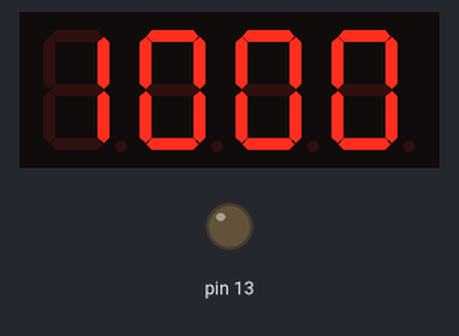
Simulated run of this sketch. Board: Arduino Uno, built with avr-gcc and run on an emulated ATmega328P. Parts: 4-digit seven-segment display, output pins drawn as LEDs (lit = HIGH). Wiring (inferred from the names in the program): 4-digit 7-segment display, segments lit when HIGH: segments pin 1, pin 2, pin 3, pin 4, pin 5, pin 6, pin 7; digit selects pin 8, pin 9, pin 10, pin 11. The segment pins are drawn as the display they are named for; pins used as bus, display or sensor lines are not drawn.

Above: at 0.1 s.
At 5.2 s:
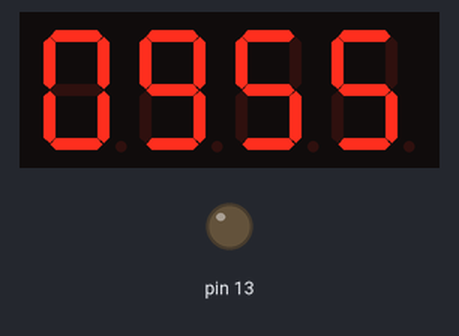
At 10.3 s:
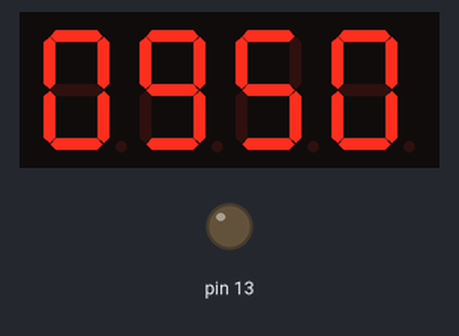
At 19.4 s:
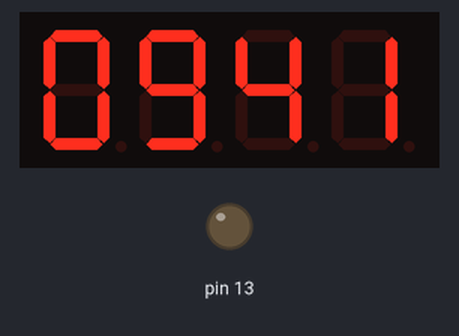
At 28.6 s:
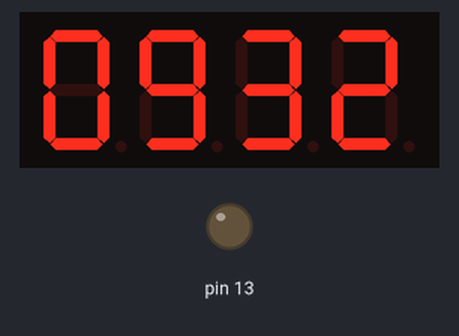
At 38.8 s:
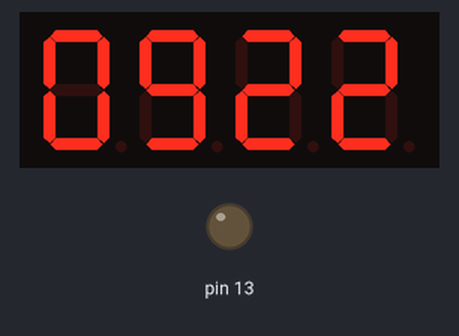

Measured:
- what the display in image 0 shows lasts 1.1 s, from 0.0 s to 1.1 s

The sketch:

version6.ino
```cpp
int mins = 10;
int secs = 0;

int a = 1;
int b = 2;
int c = 3;
int d = 4;
int e = 5;
int f = 6;
int g = 7;

int c1 = 8;
int c2 = 9;
int c3 = 10;
int c4 = 11;

int numToWrite, n1, n2, n3, n4;
unsigned long lastTime;

void setup() {
  // put your setup code here, to run once:
  pinMode ( a, OUTPUT);
  pinMode ( b, OUTPUT);
  pinMode ( c, OUTPUT);
  pinMode ( d, OUTPUT);
  pinMode ( e, OUTPUT);
  pinMode ( f, OUTPUT);
  pinMode ( g, OUTPUT);
  pinMode ( c1, OUTPUT);
  pinMode ( c2, OUTPUT);
  pinMode ( c3, OUTPUT);
  pinMode ( c4, OUTPUT);
  pinMode ( 13, OUTPUT);
  digitalWrite( 13 , LOW);
  digitalWrite( c1 , HIGH);
  digitalWrite( c2 , HIGH);
  digitalWrite( c3 , HIGH);
  digitalWrite( c4 , HIGH);
}

void loop() {
  // Counter
  if ((mins == 0) && (secs == 0))
  {
    digitalWrite( c1 , LOW);
    digitalWrite( c2 , LOW);
    digitalWrite( c3 , LOW);
    digitalWrite( c4 , LOW);
    y(0);

    digitalWrite( 13 , HIGH);
    delay(50);
    digitalWrite( 13 , LOW);
    delay(40);
    digitalWrite( 13 , HIGH);
    delay(50);
    digitalWrite( 13 , LOW);
    delay(40);
    digitalWrite( 13 , HIGH);
    delay(50);
    digitalWrite( 13 , LOW);
    delay(1000);

  }
  else {
    if ((millis() - lastTime > 1000) )
    {
      lastTime = millis ();
      if ( secs != 0 )
      {
        secs = secs - 1;
      }
      else
      {
        secs = 59;
        mins = mins - 1;
      }
    }

    numToWrite = (mins*100)+(secs);

    n4 = numToWrite % 10;

    numToWrite = numToWrite / 10;
    n3 = numToWrite % 10;

    numToWrite = numToWrite / 10;
    n2 = numToWrite % 10;

    numToWrite = numToWrite / 10;
    n1 = numToWrite % 10;

    digitalWrite( c4 , LOW);
    y(n4);
    delay(5);
    digitalWrite( c4 , HIGH);

    digitalWrite( c3 , LOW);
    y(n3);
    delay(5);
    digitalWrite( c3 , HIGH);

    digitalWrite( c2 , LOW);
    y(n2);
    delay(5);
    digitalWrite( c2 , HIGH);


    digitalWrite( c1 , LOW);
    y(n1);
    delay(5);
    digitalWrite( c1 , HIGH);
  }
}

void y (int x) {
  digitalWrite(a, LOW);
  digitalWrite(b, LOW);
  digitalWrite(c, LOW);
  digitalWrite(d, LOW);
  digitalWrite(e, LOW);
  digitalWrite(f, LOW);
  digitalWrite(g, LOW);
  if (x == 1 )
  {
    digitalWrite(b, HIGH);
    digitalWrite(c, HIGH);
  }
  if (x == 2 )
  {
    digitalWrite(a, HIGH);
    digitalWrite(b, HIGH);
    digitalWrite(d, HIGH);
    digitalWrite(e, HIGH);
    digitalWrite(g, HIGH);
  }
  if (x == 3 )
  {
    digitalWrite(a, HIGH);
    digitalWrite(b, HIGH);
    digitalWrite(c, HIGH);
    digitalWrite(d, HIGH);
    digitalWrite(g, HIGH);
  }
  if (x == 4 )
  {
    digitalWrite(b, HIGH);
    digitalWrite(c, HIGH);
    digitalWrite(f, HIGH);
    digitalWrite(g, HIGH);
  }
  if (x == 5 )
  {
    digitalWrite(a, HIGH);
    digitalWrite(c, HIGH);
    digitalWrite(d, HIGH);
    digitalWrite(f, HIGH);
    digitalWrite(g, HIGH);
  }
  if (x == 6)
  {
    digitalWrite(a, HIGH);
    digitalWrite(c, HIGH);
    digitalWrite(d, HIGH);
    digitalWrite(e, HIGH);
    digitalWrite(f, HIGH);
    digitalWrite(g, HIGH);
  }
  if (x == 7 )
  {
    digitalWrite(a, HIGH);
    digitalWrite(b, HIGH);
    digitalWrite(c, HIGH);
  }
  if (x == 8 )
  {
    digitalWrite(a, HIGH);
    digitalWrite(b, HIGH);
    digitalWrite(c, HIGH);
    digitalWrite(d, HIGH);
    digitalWrite(e, HIGH);
    digitalWrite(f, HIGH);
    digitalWrite(g, HIGH);
  }
  if (x == 9 )
  {
    digitalWrite(a, HIGH);
    digitalWrite(b, HIGH);
    digitalWrite(c, HIGH);
    digitalWrite(d, HIGH);
    digitalWrite(f, HIGH);
    digitalWrite(g, HIGH);
  }
  if (x == 0 )
  {
    digitalWrite(a, HIGH);
    digitalWrite(b, HIGH);
    digitalWrite(c, HIGH);
    digitalWrite(d, HIGH);
    digitalWrite(e, HIGH);
    digitalWrite(f, HIGH);
  }
}
```
